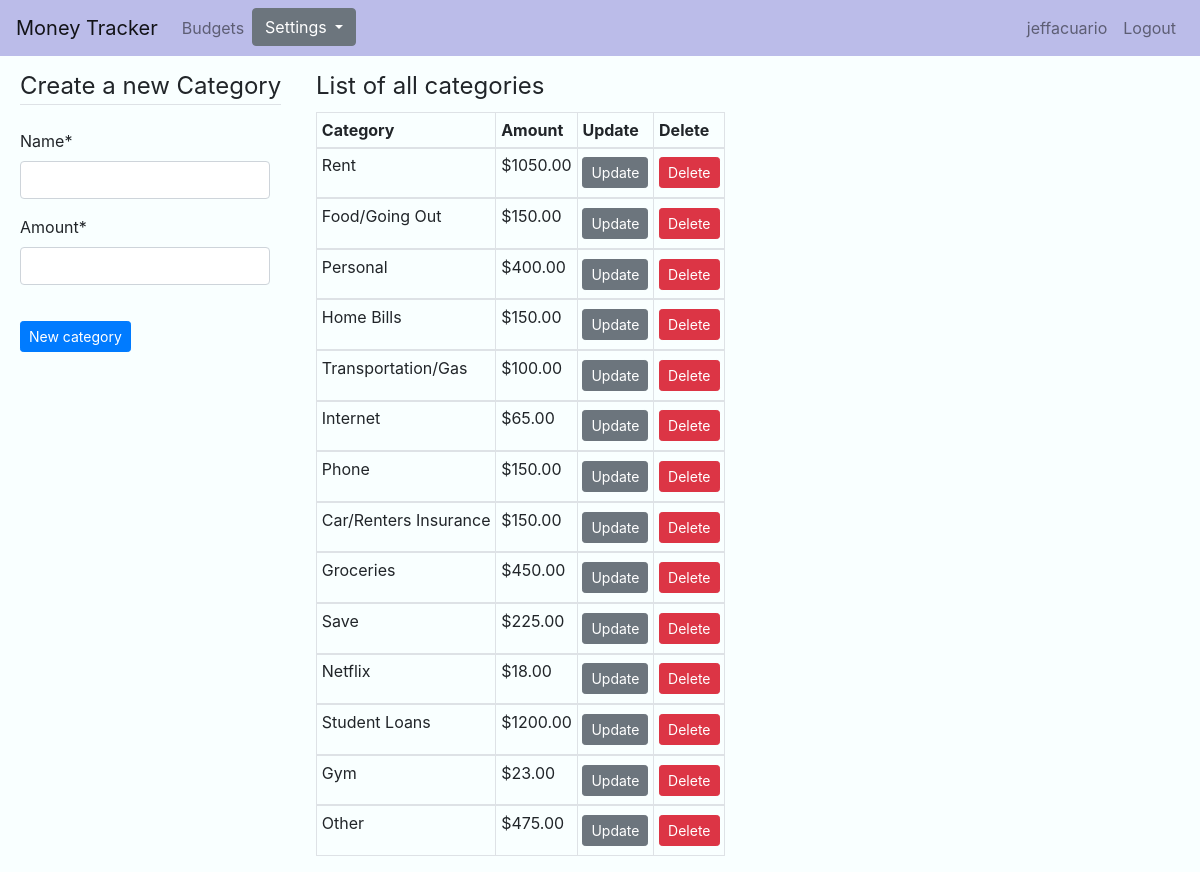
The app's page /settings/categories/ (signed in), older data.
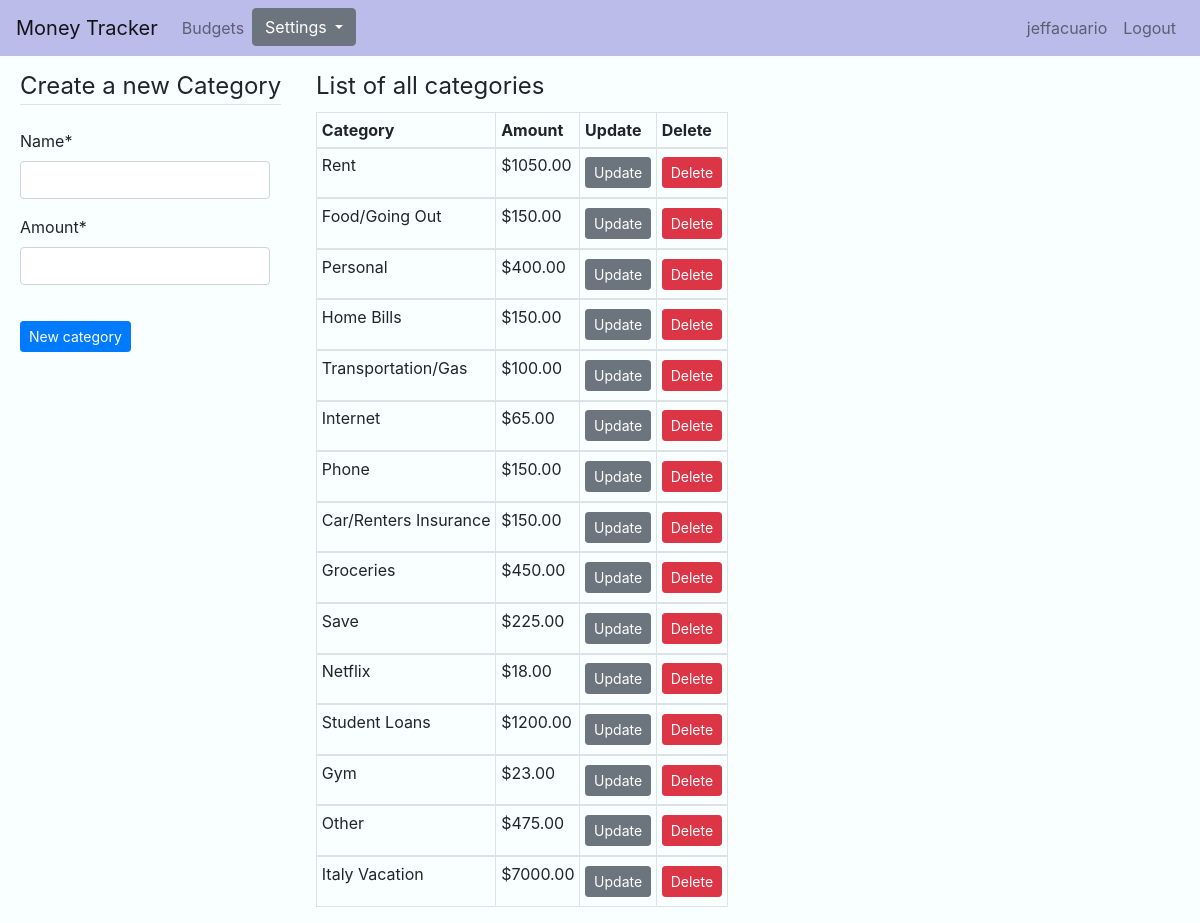
The same page, newer data.
### money/models.py (models this page shows, shortened)
class Category(models.Model):
    name = models.CharField(max_length=50, unique=True)
    amount = models.DecimalField(max_digits=10, decimal_places=2)
    class Meta:
        verbose_name_plural = "Categories"

### money/views.py (the view, shortened to what this page needs)
# urls.py: path('settings/categories/', CategoryCreateView.as_view(), name='money-categories'),
class CategoryCreateView(LoginRequiredMixin, CreateView):
    model = Category
    fields = ['name', 'amount']
    success_url = '/settings/categories/'
    def get_context_data(self, **kwargs):
        context = super(CategoryCreateView, self).get_context_data(**kwargs)
        context['category_list'] = Category.objects.all()
        return context

### money/templates/money/category_form.html (shortened to what this page needs)
{% extends "money/base.html" %}
{% load crispy_forms_tags %}
{% block content %}
<div class="pageContent categoryContent">
    <div class='content-section'>
        <form action="" method='POST'>
            <fieldset class="form-group">
              {% if form.name.value %}
              <legend class="border-bottom mb-4">Edit Category {{ form.name.value }}</legend>
              {% else %}
              <legend class="border-bottom mb-4">Create a new Category</legend>
              {% endif %}
                {{ form | crispy }}
            </fieldset>
            <div class="form-group">
              {% if form.name.value %}
                <button class="btn btn-primary btn-sm mt-1 mb-1" type="submit">Update Category</button>
                {% else %}
                <button class="btn btn-primary btn-sm mt-1 mb-1" type="submit">New category</button>
              {% endif %}
            </div>
        </form>
    </div>
    <div class="categoryTable">
    <table class="table table-bordered table-sm">
        <legend>List of all categories</legend>
        <thead>
          <tr>
            <th scope="col">Category</th>
            <th scope="col">Amount</th>
            <th scope="col">Update</th>
            <th scope="col">Delete</th>
          </tr>
        </thead>
        {% for category in category_list %}
        <tbody>
          <tr>
            <td>{{ category.name }}</td>
            <td>${{ category.amount }}</td>
            <td><a class="btn btn-secondary btn-sm mt-1 mb-1" href="{% url 'categories-update' category.id %}">Update</a></td>
            <td><a href="{% url 'delete_category' category.id %}" class="confirmation btn btn-danger btn-sm mt-1 mb-1">Delete</a></td>
          </tr>
        </tbody>
        {% endfor %}
      </table>
    </div>
</div>
{% endblock %}

### money/templates/money/base.html (shortened to what this page needs)
{% load static %}
{% load crispy_forms_tags %}
<!doctype html>
<html lang="en">
  <head>
    <link rel="stylesheet" href="https://maxcdn.bootstrapcdn.com/bootstrap/4.0.0/css/bootstrap.min.css">
    <link rel="stylesheet" type="text/css" href="{% static 'money/main.css' %}">
  </head>
  <body>
    <nav class="navbar navbar-expand-lg navbar-light">
      <a class="navbar-brand" href="{% url 'money-home' %}">Money Tracker</a>
      {% if user.is_authenticated %}
      <div class="collapse navbar-collapse" id="navbarSupportedContent">
        <ul class="navbar-nav mr-auto">
          <li class="nav-item">
            <a class="nav-link" href="{% url 'budgets-home' %}">Budgets</a>
          </li>
          <li class="nav-item">
            <div class="dropdown">
              <button class="btn btn-secondary dropdown-toggle" type="button" id="dropdownMenuButton" data-toggle="dropdown" aria-haspopup="true" aria-expanded="false">
                Settings
              </button>
            </div>
          </li>
        </ul>
        <div class="navbar-nav">
          <a class="nav-item nav-link" href="{% url 'profile' %}">{{ user }}</a>
          <a class="nav-item nav-link" href="{% url 'logout' %}">Logout</a>
        </div>
      </div>
      {% endif %}
    </nav>
    {% block content %}
    {% endblock %}
  </body>
</html>

### money/static/money/main.css (style rules this page uses)
body { background-color: #f9ffff; }
.navbar { background-color: #bbbce9; }
.pageContent { margin-left: 20px; margin-right: 20px; margin-top: 1%; }
#id_cardName, #id_name, #id_amount, #id_username, #id_password, #id_email, #id_password1, #id_password2, #id_description, #id_card, #id_category, #id_note { width: 250px; }
.budgetTable, .categoryTable { margin-left: 3%; }
.budgetContent, .categoryContent, .homeContent, .detailContent { display: flex; flex-direction: row; }

Row changes from the older to the newer data that the page shows:
added Category: name "Italy Vacation", amount "7000.00"
